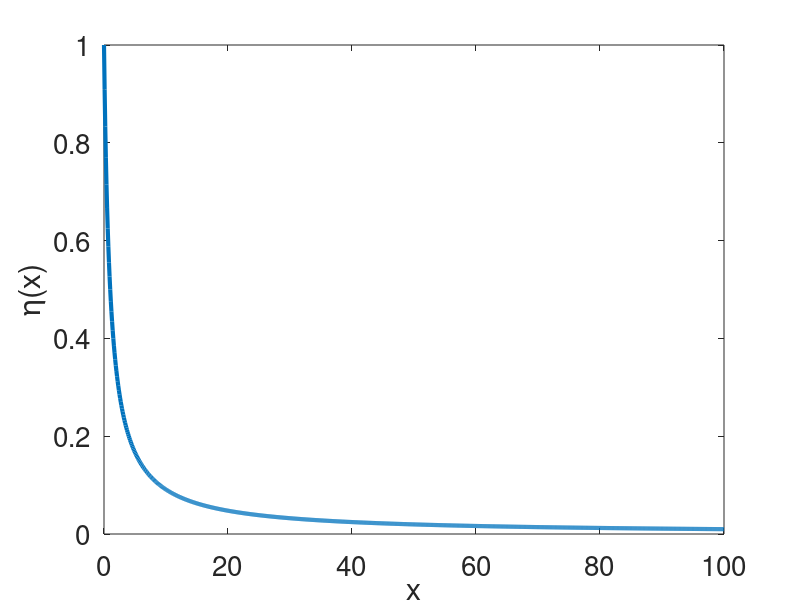
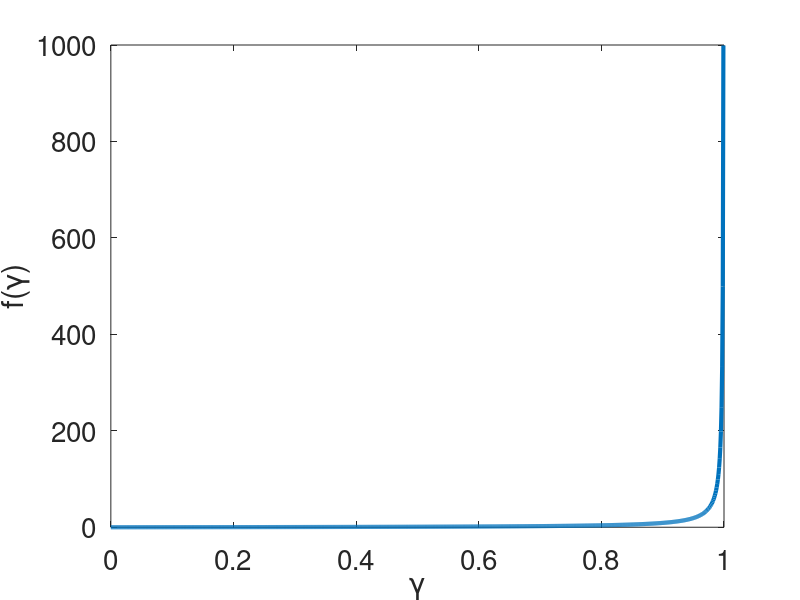

Here is the MATLAB script that generated these plots, in order:
%Plots of f,G
cd('C:\Dropbox\Projects\Distributed\Experiments\Plot fG')


%rng(2)
x = [0:0.1:100];
y = 1./(1+x);
plot(x,y,'LineWidth',3)
xlabel('x');
ylabel('\eta(x)');
set(gca,'fontsize',20);
xlim([min(x),max(x)]);

savefigs = 1;
  if savefigs==1
        filename = sprintf( './eta-plot.png');
        saveas(gcf, filename,'png');
        fprintf(['Saved Results to ' filename '\n']);
  end


%rng(2)
x = [0:0.001:1];
y = x./(1-x);
plot(x,y,'LineWidth',3)
xlabel('\gamma');
ylabel('f(\gamma)');
set(gca,'fontsize',20);
xlim([min(x),max(x)]);

savefigs = 1;
  if savefigs==1
        filename = sprintf( './f-plot.png');
        saveas(gcf, filename,'png');
        fprintf(['Saved Results to ' filename '\n']);
  end


